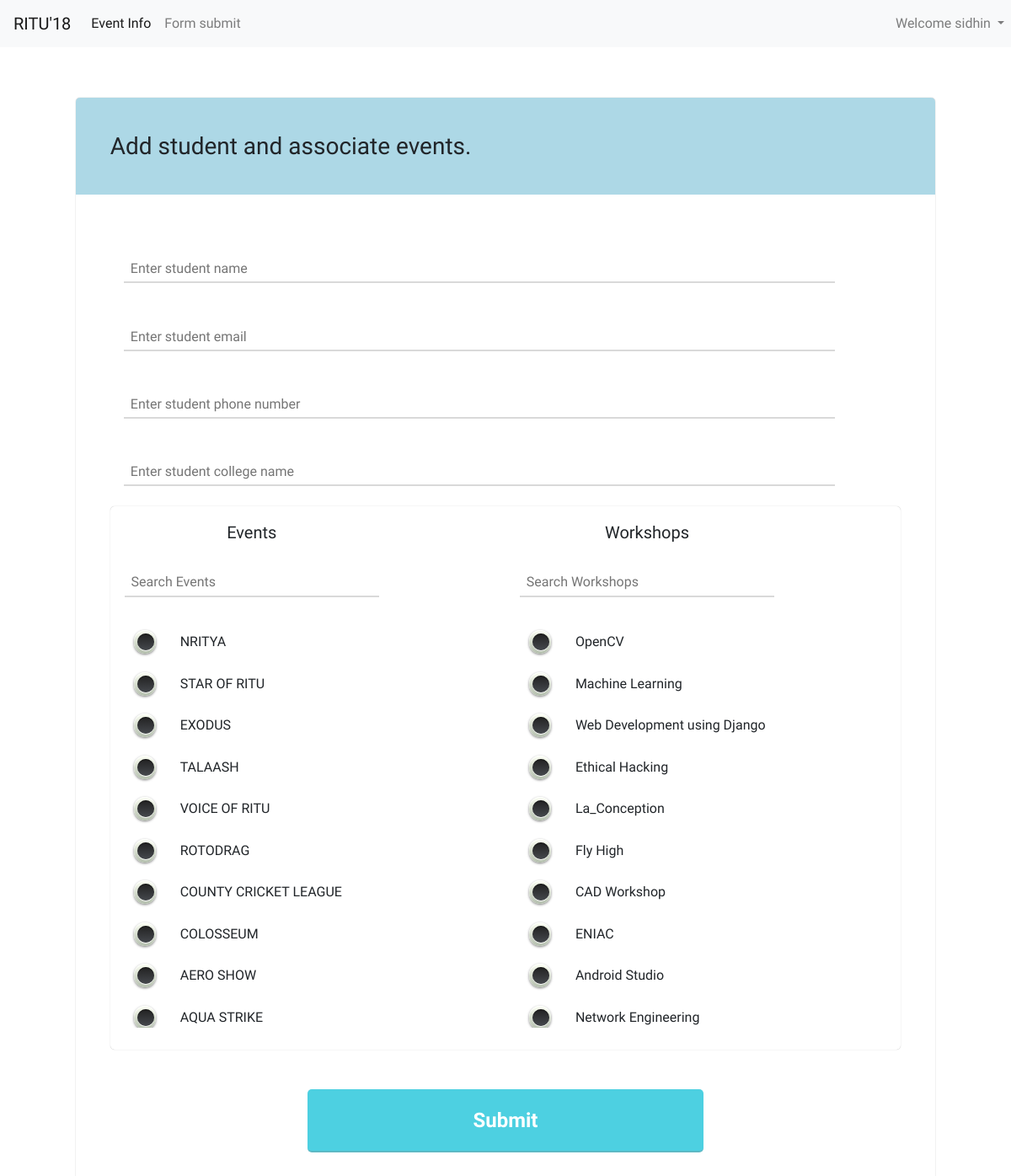
/admin_panel (signed in), run on the app's committed database.
### EventManagement/models.py (models this page shows, shortened)
class Volunteer(models.Model):
    GROUP_NAME = "volunteer"
    user = models.OneToOneField(User, on_delete=models.CASCADE)
    phone = models.CharField(max_length=15)
    created_by = models.ForeignKey(User, on_delete=models.SET_NULL, null=True, related_name='creator')

class Event(models.Model):
    name = models.CharField(max_length=255)
    code = models.CharField(max_length=10, unique=True)
    organizer = models.ForeignKey(Organizer, on_delete=models.CASCADE)
    timing = models.DateTimeField(null=True)
    additional_data = models.TextField()
    amount = models.CharField(max_length=10, null=True)
    is_team_event = models.BooleanField(default=False)
    venue = models.CharField(max_length=500)

class Workshop(models.Model):
    name = models.CharField(max_length=255)
    code = models.CharField(max_length=10)
    organizer = models.ForeignKey(Organizer, on_delete=models.CASCADE, null=True)
    timing = models.DateTimeField(null=True)
    amount = models.CharField(max_length=10, null=True)
    is_team_event = models.BooleanField(default=False)
    venue = models.CharField(max_length=500)

### EventManagement/views.py (the view)
# urls.py: path('admin_panel', views.admin_panel, name="admin_panel"),
@login_required
def admin_panel(request):
    context = {'event_list': Event.objects.all(), 'workshop_list': Workshop.objects.all()}
    if belongs_to_group(request.user, Volunteer.GROUP_NAME):
        return render(request, 'EventManagement/volunteer_admin.html', context)
    elif belongs_to_group(request.user, EventVolunteer.GROUP_NAME):
        event_volunteer = EventVolunteer.objects.get(user=request.user)
        context['event_volunteer'] = event_volunteer
        return render(request, 'EventManagement/event_volunteer_admin.html', context)
    elif belongs_to_group(request.user, RegistrationDesk.GROUP_NAME):
        event_volunteer = RegistrationDesk.objects.get(user=request.user)
        context['event_volunteer'] = event_volunteer
        context['p_form'] = ProfileForm()
        return render(request, 'EventManagement/event_volunteer_admin.html', context)
    elif belongs_to_group(request.user, Head.GROUP_NAME):
        context['head'] = Head.objects.get(user=request.user)
        return render(request, "EventManagement/head_admin.html", context)
    elif belongs_to_group(request.user, RituAdmin.GROUP_NAME):
        context['admin'] = RituAdmin.objects.get(user=request.user)
        return render(request, "EventManagement/ritu_admin_admin.html", context)
    else:
        raise PermissionDenied("Not a authorized to view the page")

### EventManagement/forms.py
class ProfileForm(forms.ModelForm):
    class Meta:
        model = Profile
        fields = "__all__"

### EventManagement/utils.py (called while the page is built)
def belongs_to_group(user, group_name):
    return user.groups.filter(name=group_name).exists()

### EventManagement/templates/EventManagement/event_volunteer_admin.html (shortened to what this page needs)
{% extends 'EventManagement/base.html' %}
{% load static %}
{% block link %}
    <link rel="stylesheet" href="{% static 'event_volunteer_admin.css' %}">
{% endblock %}
{% block nav-icons %}
    <div class="collapse navbar-collapse" id="navbarSupportedContent">
        <ul class="navbar-nav mr-auto">
            <li class="nav-item active">
                <a class="nav-link" href="#">Event Info <span class="sr-only">(current)</span></a>
            </li>
            <li class="nav-item">
                <a class="nav-link " href="#">Form submit</a>
            </li>
            <li class="nav-item dropdown">
                <a class="nav-link dropdown-toggle" href="#" id="navbarDropdown" role="button" data-toggle="dropdown" aria-haspopup="true" aria-expanded="false">
                   Welcome {{ event_volunteer.user.username }}
                </a>
            </li>
        </ul>
    </div>
{% endblock %}
{% block body %}
    <div class="container">
    <div class="form">
        <h3>Add student and associate events.</h3>
        <form action="{% url 'add_profile' %}" name="form" id="form" method="post">
            <input name="name" maxlength="500" required="" id="id_name" placeholder="Enter student name">
            <input type="email" name="email" maxlength="254" required="" id="id_email" placeholder="Enter student email">
            <input type="tel" name="phone" maxlength="15" required="" id="id_phone" placeholder="Enter student phone number">
            <input name="college" maxlength="500" required="" id="id_college" placeholder="Enter student college name">
            <div class="select_events">
                <div class="event ">
                    <div class="heading">
                        <h5>Events</h5>
                        <input type="search" placeholder="Search Events" id="search-event">
                    </div>
                    <div class="options">
                        {% for event in event_list %}
                            <div class="item">
                                <div class="roundedOne">
                                    <label for="{{ event.code }}"></label>
                                </div>
                                <span>{{ event.name }}</span>
                            </div>
                        {% endfor %}
                    </div>
                </div>
                <div class="workshop ">
                <div class="heading">
                    <h5>Workshops</h5>
                    <input type="search" placeholder="Search Workshops" id="search-workshop">
                </div>
                <div class="options">
                {% for workshop in workshop_list %}
                    <div class="item">
                        <div class="roundedOne">
                            <label for="{{ workshop.code }}"></label>
                        </div>
                    <span>{{ workshop.name }}</span>
                    </div>
                {% endfor %}
                </div>
            </div>
            </div>
        <input type="button" class="btn btn-primary" data-toggle="modal" data-target="#exampleModalLong" id="submit-true" value="Submit">
        </form>
    </div>
    </div>
{% endblock %}

### EventManagement/templates/EventManagement/base.html (shortened to what this page needs)
{% load static %}
<!doctype html>
<html lang="en">
<head>
    <link rel="stylesheet" href="https://maxcdn.bootstrapcdn.com/bootstrap/4.0.0/css/bootstrap.min.css">
    <link rel="stylesheet" href="{% static 'base.css' %}">
    {% block link %}{% endblock %}
</head>
<body>
<nav class="navbar navbar-expand-lg navbar-light bg-light">
    <a class="navbar-brand" href="#">RITU'18</a>
    {% block nav-icons %}
    {% endblock %}
</nav>
{% block body %}
{% endblock %}
</body>

### EventManagement/static/base.css (style rules this page uses)
body { font-family: 'Comfortaa', cursive !important; }
.dropdown { position: absolute; right:0; }
.container { padding: 5% 15%; margin-bottom: 5%; }
form input { background: none; padding: 0.2em 1em 0.2em 0.5em; width: 90%; border: none; border-bottom: 2px solid #8080804d; margin: 1.5em 1em }

### EventManagement/static/event_volunteer_admin.css (style rules this page uses)
.container { padding: 5%; }
a , a:hover { text-decoration: none; }
.form { box-shadow: 0 0 1px #00000082; border-radius: 5px; }
.form h3 { padding: 4%; background-color: lightblue; border-top-left-radius: 5px; border-top-right-radius: 5px; }
.form form { padding: 4%; }
.form input[type=submit] , button ,input[type=button] { width: 50%; border: none; border-bottom: 2px solid #8080804d; display: block; margin: auto; padding: 2%; border-radius: 5px; margin-top: 5%; outline: none; cursor: pointer; background-color: #4DD0E1; color: white; font-weight: 700; font-size: 1.5em; }
.roundedOne { width: 28px; height: 28px; position: relative; background: #fcfff4; background: -webkit-gradient(linear, left top, left bottom, from(#fcfff4), color-stop(40%, #dfe5d7), to(#b3bead)); background: linear-gradient(to bottom, #fcfff4 0%, #dfe5d7 40%, #b3bead 100%); border-radius: 50px; -webkit-box-shadow: inset 0px 1px 1px white, 0px 1px 3px rgba(0, 0, 0, 0.5); box-shadow: inset 0px 1px 1px white, 0px 1px 3px rgba(0, 0, 0, 0.5); }
.roundedOne label { width: 20px; height: 20px; cursor: pointer; position: absolute; left: 4px; top: 4px; background: -webkit-gradient(linear, left top, left bottom, from(#222222), to(#45484d)); background: linear-gradient(to bottom, #222222 0%, #45484d 100%); border-radius: 50px; -webkit-box-shadow: inset 0px 1px 1px rgba(0, 0, 0, 0.5), 0px 1px 0px white; box-shadow: inset 0px 1px 1px rgba(0, 0, 0, 0.5), 0px 1px 0px white; }
.roundedOne label:after { content: ''; width: 16px; height: 16px; position: absolute; top: 2px; left: 2px; background: #27ae60; background: -webkit-gradient(linear, left top, left bottom, from(#27ae60), to(#145b32)); background: linear-gradient(to bottom, #27ae60 0%, #145b32 100%); opacity: 0; border-radius: 50px; -webkit-box-shadow: inset 0px 1px 1px white, 0px 1px 3px rgba(0, 0, 0, 0.5); box-shadow: inset 0px 1px 1px white, 0px 1px 3px rgba(0, 0, 0, 0.5); }
.heading { text-align: center; position: absolute; background: white; z-index: 2; }
.event .heading { width: 28% }
.workshop .heading { right: 22%; width: 28%; }
.select_events { padding-top: 2%; padding-bottom: 2%; border-radius: 5px; box-shadow: 0 0 1px #0000005c; }
.event { width: 50%; display: inline-block; max-height: 75vh; min-height:75vh; object-fit: contain; overflow-y: scroll; }
.workshop { width: 50%; display: inline-block; float: right; max-height: 75vh; min-height:75vh; object-fit: contain; overflow-y: scroll; }
.options { margin-top: 25%; margin-left: 5%; }
.item { display: inline-flex; padding: 1%; width: 95%; border-radius: 10px; align-items: center; }
.item span { margin-top: 0; padding: 2% 7%; width: 100% }

### data on the page
Volunteer: user.username "sidhin"
Event: name "NRITYA"
Event: name "STAR OF RITU"
Event: name "EXODUS"
Event: name "TALAASH"
Event: name "VOICE OF RITU"
Event: name "ROTODRAG"
Event: name "COUNTY CRICKET LEAGUE"
Event: name "COLOSSEUM"
Event: name "AERO SHOW"
Event: name "AQUA STRIKE"
Workshop: name "OpenCV"
Workshop: name "Machine Learning"
Workshop: name "Web Development using Django"
Workshop: name "Ethical Hacking"
Workshop: name "La_Conception"
Workshop: name "Fly High"
Workshop: name "CAD Workshop"
Workshop: name "ENIAC"
Workshop: name "Android Studio"
Workshop: name "Network Engineering"
